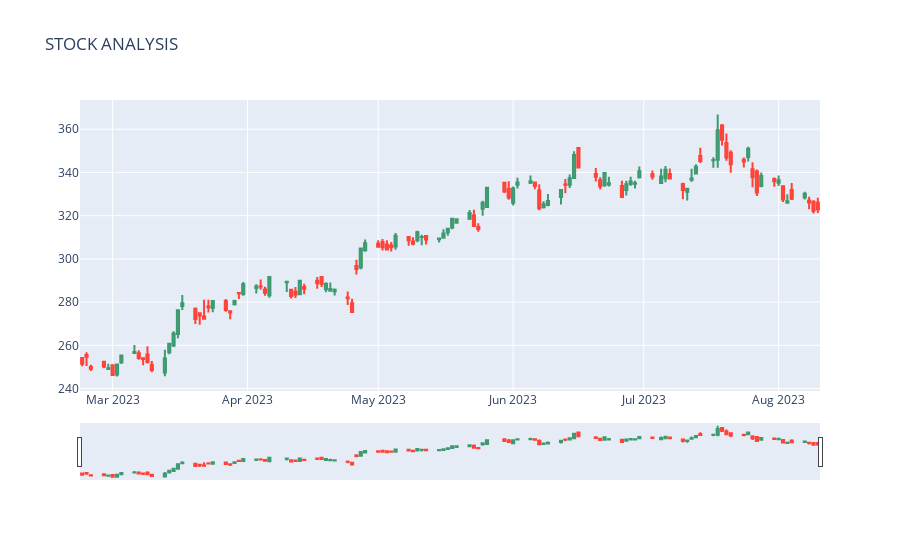

Notebook code for this chart:
### Code cell
import yfinance as y #yahoo finance stock API
from datetime import timedelta,date # Date and Time data
import matplotlib.pyplot as py # plotting graph
import seaborn as sb #plotting graph
import plotly.graph_objects as plg #plotting graph

print("USE THE GIVEN CODES AS INPUT FOR YOUR DESIRED COMPANY: ");

# You can view the stocks of following companies
print(" GOOGLE-GOOG\n AMAZON-AMZN\n TESLA-TSLA\n APPLE-AAPL\n MICROSOFT-MSFT\n NETFLIX NFLX\n");
x=input("ENTER THE COMPANY: ")
z=int(input("NUMBER OF DAYS TO ANALYSE"))

present_day=date.today() #to store current day
day1=present_day.strftime("%Y-%m-%d") #current day in year-month-date format
final_date=day1 
day2=present_day-timedelta(days=z) #day before z days
day2=day2.strftime("%Y-%m-%d")
begin_date=day2

data=y.download(x,start=begin_date,end=final_date,progress=False) #stock data downloaded from yahoo finance
data["Date"]=data.index 

print("CHOOSE DESIRED VISUALIZATION:\n");
print("ENTER 1 FOR CANDLESTICK PLOT.\nENTER 2 FOR LINE PLOT\nENTER 3 FOR BOTH")
y=int(input("ENTER THE NUMBER: "));

if y==1: 
    fig=plg.Figure(data=plg.Candlestick(x=data["Date"],open=data["Open"],close=data["Close"],high=data["High"],low=data["Low"]))
    fig.update_layout(title="STOCK ANALYSIS") #TITLE OF PLOT
    fig.show()
elif y==2:
    py.figure()
    py.title("STOCK ANALYSIS") #TITLE OF PLOT
    sb.lineplot(data=data1,x="Date",y="Close")
    sb.despine()
elif y==3:
    fig=plg.Figure(data=plg.Candlestick(x=data["Date"],open=data["Open"],close=data["Close"],high=data["High"],low=data["Low"]))
    fig.update_layout(title="STOCK ANALYSIS")
    fig.show()
    py.figure()
    py.title("STOCK ANALYSIS")
    sb.lineplot(data=data1,x="Date",y="Close") #LINE PLOT
    sb.despine() #REMOVING SPINE
else:
    print("ENTER VALID NUMBER.\n")
